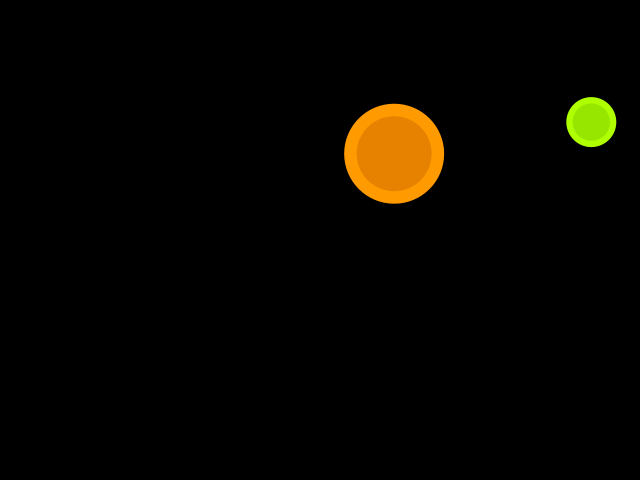
Frame 1 (no input)
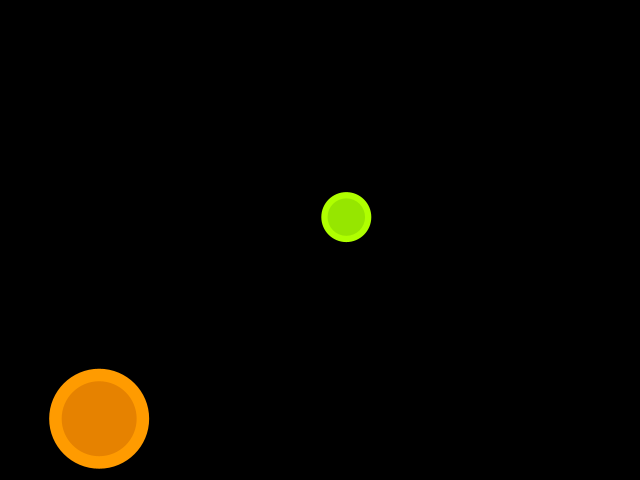
Frame 60 (the mouse pressed at the canvas centre just before this capture)
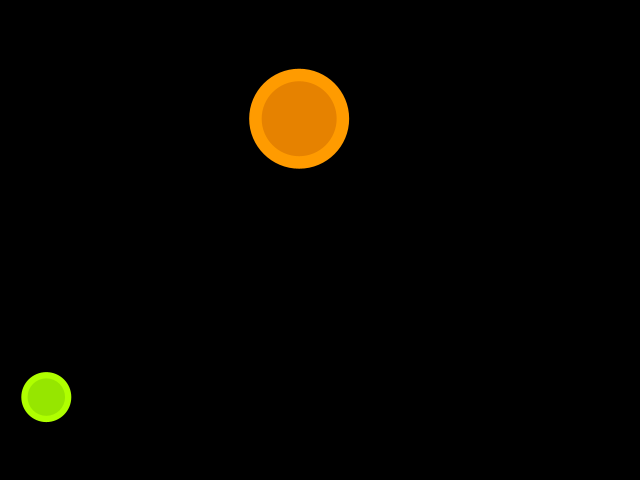
Frame 120 (the mouse held since frame 60 and released just before this capture)

The Processing sketch that drew these frames (run headless with seeded random() and noise(); from frame 60 on, the mouse is pressed at the canvas centre):

// Processing sketch: example03
// ── example03.pde
/////////////////////////////////////////////// 2 шарика
float r1 = 50, x1, y1, dx1, dy1;
float r2 = 25, x2, y2, dx2, dy2;

///////////////////////////////////////////////
void setup()
{ 
  size(640, 480); smooth(); noStroke(); frameRate(25);
  x1 = random(r1, width - r1); y1 = random(r1, height - r1); dx1 = -5; dy1 = 5;
  x2 = random(r2, width - r2); y2 = random(r2, height - r2); dx2 = 5; dy2 = -5;
}

void draw()
{   
  background(0, 0, 0);
  x1 += dx1; y1 += dy1;
  if ((x1 > (width - r1)) || (x1 < r1)) dx1 = - dx1;
  if ((y1 > (height - r1)) || (y1 < r1)) dy1 = - dy1;  
  drawCircle (x1, y1, r1, color(255, 155, 0));
  x2 += dx2; y2 += dy2;
  if ((x2 > (width - r2)) || (x2 < r2)) dx2 = - dx2;
  if ((y2 > (height - r2)) || (y2 < r2)) dy2 = - dy2;  
  drawCircle (x2, y2, r2, color(175, 255, 0));
}

///////////////////////////////////////////////
void drawCircle (float x, float y, float r, color c)
{
  fill(c); ellipse(x, y, r * 2, r * 2);
  fill(red(c) - 25, green(c) - 25, 0); ellipse(x, y, r * 1.5, r * 1.5);
}
